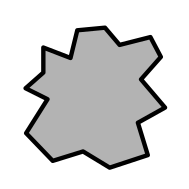
#> input picture Programacion/007 Utilizacion avanzada de clases/005 Interfaces/roca.png, 189 x 189 px
$ python '008 aclarar la imagen.py'
#> lines starting #> are read from the running program, lines starting #| are printed output that depends on the picture
# pip3 install pillow --break-system-packages
from PIL import Image

imagen = Image.open("roca.png")
#> imagen is the input picture: PIL image 189x189 RGBA; mean R, G, B, A 210, 210, 210, 103

anchura,altura = imagen.size
#> anchura = 189; altura = 189

for x in range(0,anchura):
	for y in range(0,altura):
		pixel = imagen.getpixel((x, y))
		rojo = pixel[0]
		verde = pixel[1]
		azul = pixel[2]
		rojo += 120
		verde += 120
		azul += 120
		imagen.putpixel((x, y), (rojo, verde, azul)) # ESTO ES CORRECTO
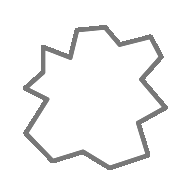
#> imagen: PIL image 189x189 RGBA; mean R, G, B, A 245, 245, 245, 255

imagen.save("modificado.png")
